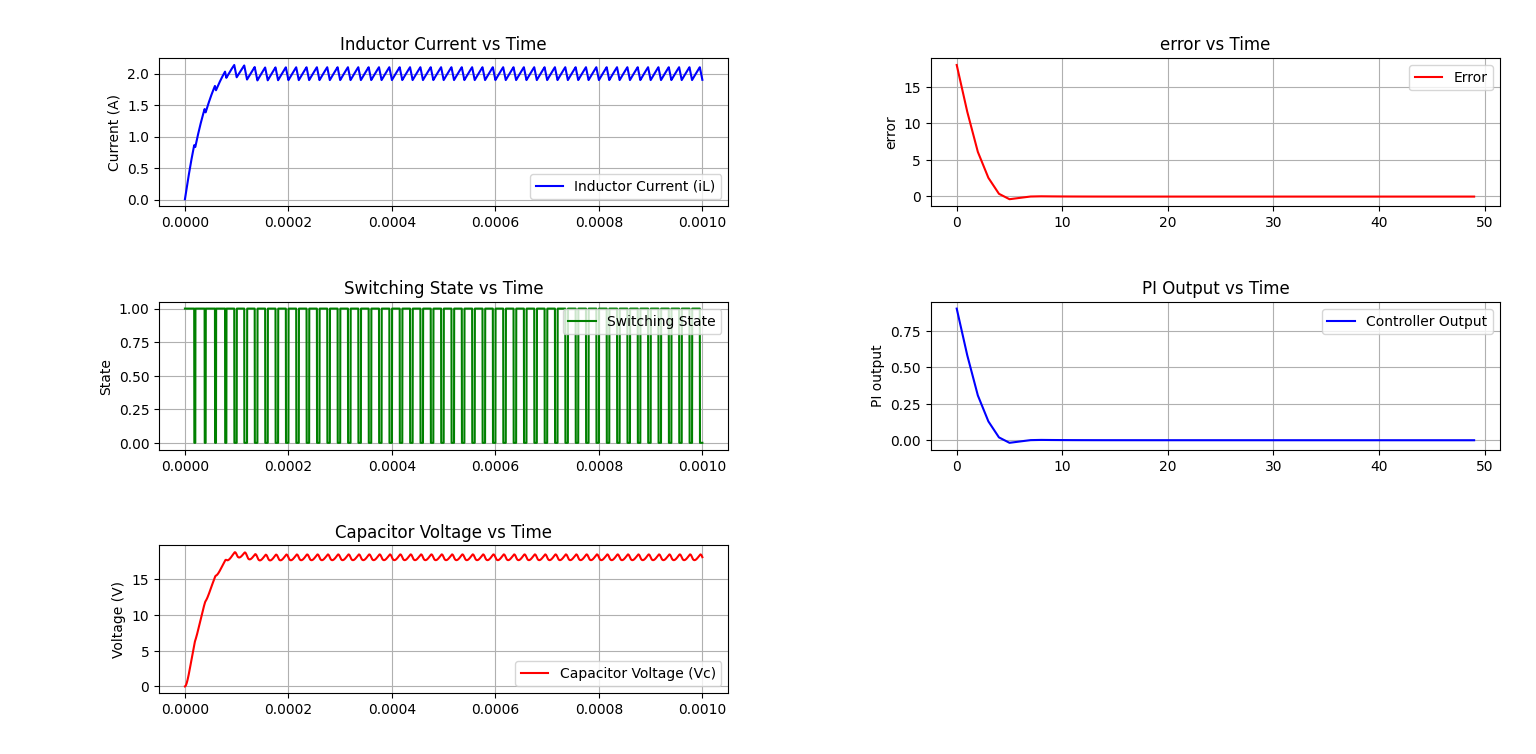

Here is the Python script that generated this plot:
"""
Closed-loop Buck Converter Model v1
Author: Gautam
Date: June 2025
"""
import math

# params
Vin = 24            # input voltage
Iout = 2            # output current
D = 0.5             # initial duty cycle

fsw = 50e3          # switching frequency
Tsw = 1/fsw         # switching time period

# Controller params
Vref = 18           # reference output voltage
Kp = 0.05
Ki = 5
nominal_duty = Vref/Vin     # feedforward term
duty_min = 0.1
duty_max = 0.9

# Load
R = Vref/Iout       # using variable load for constant current 
# R = 10              # constant load

t_on = nominal_duty * Tsw

# inductor value
delta_iL_pu = 0.1      # 10% inductor current ripple
delta_iL = delta_iL_pu * Iout
L = ((Vin - Vref) * t_on) / delta_iL

# capacitor value
delta_Vout_pu = 0.05   # 5% output voltage ripple
delta_Vout = delta_Vout_pu * Vref
C = (delta_iL * Tsw) / (8 * delta_Vout)

# simulation params
sim_time = 1e-3     # simulation time of 0.05s
time_step = 1e-7     # 0.1us time step
num_steps = int(sim_time/time_step)

dt = time_step

#initializing the state variables
iL = 0
Vc = 0
error = 0           # PI controller error term
integral_error = 0  # PI controller integral error term
pi_output = 0
duty_cycle = nominal_duty

# Low pass filter parameters
# fc = 5000           # Filter cutoff frequency (Hz)
# alpha = 0.0         # Filter coefficient (calculated below)

# Low pass filter initialization
# wc = 2 * math.pi * fc                # Cutoff frequency in rad/s
# alpha = (Tsw * wc) / (1 + Tsw * wc)  # Filter coefficient
# Vc_filtered = 0.0                    # Filtered output voltage

# initializing arrays for data storage
time = []
inductor_current = []
capacitor_voltage = []
switching_state = []
controller_output = []
error_term = []

# simulation loop
for i in range(num_steps):
    t = i * time_step

    # dividing the 't' value, which increments in units of 'time_step', with switching time period. 
    # The remainder (t_mod) keeps increasing until we hit the end of one cycle. 
    # After that the remainder (t_mod) is reset. This way we can track the switching time period with time steps.
    t_mod = t % Tsw

    # PI controller - operating at switching frequency
    controller_step = int(Tsw/time_step)
    if (i % controller_step == 0):    # will execute once every cycle
        
        # Low pass filter for output voltage feedback
        # First-order discrete filter: y[n] = α*x[n] + (1-α)*y[n-1]
        # Vc_filtered = alpha * Vc + (1 - alpha) * Vc_filtered
        
        #calculate error
        error = Vref - Vc

        # update integral term
        integral_error = integral_error + (error * Tsw)     
        # because we are updating this term once every cycle not every time-step

        # PI controller output
        pi_output = Kp*error + Ki*integral_error
        # print(pi_output)

        # duty cycle with feed forward term 'nominal_duty'
        duty_cycle = nominal_duty + pi_output

        # Clamp duty cycle to limits
        if duty_cycle > duty_max:
            duty_cycle = duty_max
        
        elif duty_cycle < duty_min:
            duty_cycle = duty_min

    # deciding whether switch is ON or OFF based on duty cycle
    if (t_mod < (duty_cycle*Tsw)):
        switch_state = True
    else:
        switch_state = False

    # calculating the
    if (switch_state):
        # when switch is ON
        # VL = L * diL/dt = Vin - Vc  
        diL_dt = (Vin - Vc) / L
        
        # iL = iC + iR
        # iC = C * dVc/dt
        # dVc_dt = (Tsw * diL_dt)/(8*C)     # another eqn which will give slightly different initial behaviour
        dVc_dt = (iL - (Vc/R)) / C              
    
    else:
    # when switch is OFF
        # VL = L * diL/dt = -Vc
        diL_dt = (-Vc)/L
        
        # dVc_dt = (Tsw * diL_dt)/(8*C)
        dVc_dt = (iL - (Vc/R)) / C
                  
    # calculating the state variables by integrating them
    # discrete integration is done using Euler method
    iL = iL + (diL_dt * time_step)
    Vc = Vc + (dVc_dt * time_step)

    # Ensure physical constraints
    # if iL < 0 and not switch_state:
    #     # Discontinuous conduction mode
    #     iL = 0
    #     dVc_dt = -Vc / (R * C)
    #     Vc = Vc + (dVc_dt * time_step)

    time.append(t)
    inductor_current.append(iL)
    capacitor_voltage.append(Vc)
    if switch_state:
        switching_state.append(1)
    else:
        switching_state.append(0)

    # Only append when controller actually updates
    if (i % controller_step == 0):
        controller_output.append(pi_output)
        error_term.append(error)   

#plotting the data
import matplotlib.pyplot as plt

# Inductor Current plot
plt.subplot(3, 2, 1)
plt.plot(time, inductor_current, label='Inductor Current (iL)', color='b')
plt.ylabel('Current (A)')
plt.title('Inductor Current vs Time')
plt.grid(True)
plt.legend()

# Cap voltage plot
plt.subplot(3, 2, 5)
plt.plot(time, capacitor_voltage, label='Capacitor Voltage (Vc)', color='r')
plt.ylabel('Voltage (V)')
plt.title('Capacitor Voltage vs Time')
plt.grid(True)
plt.legend()

# Switch state plot
plt.subplot(3, 2, 3)
plt.plot(time, switching_state, label='Switching State', color='g')
plt.ylabel('State')
plt.title('Switching State vs Time')
plt.grid(True)
plt.legend()

# error plot
plt.subplot(3, 2, 2)
plt.plot(error_term, label='Error', color='r')
plt.ylabel('error')
plt.title('error vs Time')
plt.grid(True)
plt.legend()

# controller output plot
plt.subplot(3, 2, 4)
plt.plot(controller_output, label='Controller Output', color='b')
plt.ylabel('PI output')
plt.title('PI Output vs Time')
plt.grid(True)
plt.legend()

plt.tight_layout()
plt.show()
